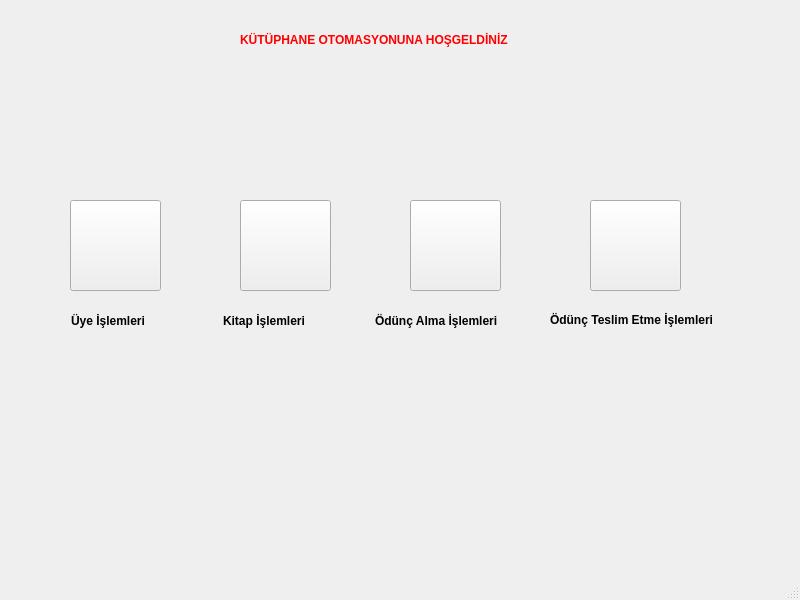
<?xml version="1.0" encoding="UTF-8"?>
<ui version="4.0">
 <class>MainWindow</class>
 <widget class="QMainWindow" name="MainWindow">
  <property name="geometry">
   <rect>
    <x>0</x>
    <y>0</y>
    <width>800</width>
    <height>600</height>
   </rect>
  </property>
  <property name="windowTitle">
   <string>MainWindow</string>
  </property>
  <widget class="QWidget" name="centralwidget">
   <widget class="QPushButton" name="btn_oduncalma">
    <property name="geometry">
     <rect>
      <x>410</x>
      <y>200</y>
      <width>91</width>
      <height>91</height>
     </rect>
    </property>
    <property name="styleSheet">
     <string notr="true">image: url(:/resimler/images/odunc_1.jpg);</string>
    </property>
    <property name="text">
     <string/>
    </property>
   </widget>
   <widget class="QLabel" name="label_5">
    <property name="geometry">
     <rect>
      <x>550</x>
      <y>310</y>
      <width>198</width>
      <height>20</height>
     </rect>
    </property>
    <property name="font">
     <font>
      <bold>true</bold>
     </font>
    </property>
    <property name="text">
     <string>Ödünç Teslim Etme İşlemleri</string>
    </property>
   </widget>
   <widget class="QLabel" name="label_4">
    <property name="geometry">
     <rect>
      <x>375</x>
      <y>311</y>
      <width>150</width>
      <height>20</height>
     </rect>
    </property>
    <property name="font">
     <font>
      <bold>true</bold>
     </font>
    </property>
    <property name="text">
     <string>Ödünç Alma İşlemleri</string>
    </property>
   </widget>
   <widget class="QLabel" name="label_3">
    <property name="geometry">
     <rect>
      <x>223</x>
      <y>311</y>
      <width>101</width>
      <height>20</height>
     </rect>
    </property>
    <property name="font">
     <font>
      <bold>true</bold>
     </font>
    </property>
    <property name="text">
     <string>Kitap İşlemleri</string>
    </property>
   </widget>
   <widget class="QLabel" name="label">
    <property name="geometry">
     <rect>
      <x>240</x>
      <y>30</y>
      <width>361</width>
      <height>20</height>
     </rect>
    </property>
    <property name="palette">
     <palette>
      <active>
       <colorrole role="WindowText">
        <brush brushstyle="SolidPattern">
         <color alpha="255">
          <red>255</red>
          <green>0</green>
          <blue>0</blue>
         </color>
        </brush>
       </colorrole>
       <colorrole role="Text">
        <brush brushstyle="SolidPattern">
         <color alpha="255">
          <red>255</red>
          <green>0</green>
          <blue>0</blue>
         </color>
        </brush>
       </colorrole>
      </active>
      <inactive>
       <colorrole role="WindowText">
        <brush brushstyle="SolidPattern">
         <color alpha="255">
          <red>255</red>
          <green>0</green>
          <blue>0</blue>
         </color>
        </brush>
       </colorrole>
       <colorrole role="Text">
        <brush brushstyle="SolidPattern">
         <color alpha="255">
          <red>255</red>
          <green>0</green>
          <blue>0</blue>
         </color>
        </brush>
       </colorrole>
      </inactive>
      <disabled/>
     </palette>
    </property>
    <property name="font">
     <font>
      <bold>true</bold>
     </font>
    </property>
    <property name="text">
     <string>KÜTÜPHANE OTOMASYONUNA HOŞGELDİNİZ</string>
    </property>
   </widget>
   <widget class="QPushButton" name="btn_kitapislemleri">
    <property name="geometry">
     <rect>
      <x>240</x>
      <y>200</y>
      <width>91</width>
      <height>91</height>
     </rect>
    </property>
    <property name="styleSheet">
     <string notr="true">image: url(:/resimler/images/book.jpg);</string>
    </property>
    <property name="text">
     <string/>
    </property>
   </widget>
   <widget class="QPushButton" name="pushButton">
    <property name="geometry">
     <rect>
      <x>70</x>
      <y>200</y>
      <width>91</width>
      <height>91</height>
     </rect>
    </property>
    <property name="styleSheet">
     <string notr="true">image: url(:/resimler/images/user.jpg);</string>
    </property>
    <property name="text">
     <string/>
    </property>
   </widget>
   <widget class="QLabel" name="label_2">
    <property name="geometry">
     <rect>
      <x>71</x>
      <y>311</y>
      <width>91</width>
      <height>20</height>
     </rect>
    </property>
    <property name="font">
     <font>
      <bold>true</bold>
     </font>
    </property>
    <property name="text">
     <string>Üye İşlemleri</string>
    </property>
   </widget>
   <widget class="QPushButton" name="btn_oduncteslim">
    <property name="geometry">
     <rect>
      <x>590</x>
      <y>200</y>
      <width>91</width>
      <height>91</height>
     </rect>
    </property>
    <property name="styleSheet">
     <string notr="true">image: url(:/resimler/images/odunc_2.jpg);</string>
    </property>
    <property name="text">
     <string/>
    </property>
   </widget>
  </widget>
  <widget class="QMenuBar" name="menubar">
   <property name="geometry">
    <rect>
     <x>0</x>
     <y>0</y>
     <width>800</width>
     <height>25</height>
    </rect>
   </property>
  </widget>
  <widget class="QStatusBar" name="statusbar"/>
 </widget>
 <resources/>
 <connections/>
</ui>
